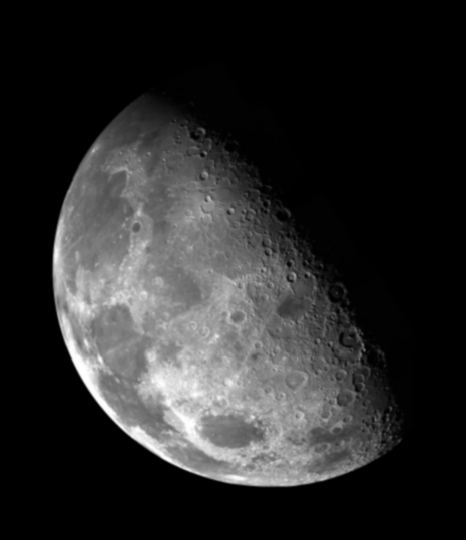
#> input picture 图像处理与可视化/Homework/数字图像处理 03/P1/Fig 03.38(a)(blurry_moon).tif, 466 x 540 px
$ python HW03_P1_sharpen.py
#> lines starting #> are read from the running program, lines starting #| are printed output that depends on the picture
#> further down, img is the input picture: PIL image 466x540 L; min 0, max 254, mean 42.7
import numpy as np
from PIL import Image
import matplotlib.pyplot as plt
from scipy.ndimage import convolve

def laplace_sharpening(image_array):
    # 定义 Laplace 核
    laplace_kernel = np.array([[0, 1, 0],
                               [1,-4, 1],
                               [0, 1, 0]], dtype=np.float32)

    # 应用 Laplace 核
    laplace_filtered  = convolve(image_array.astype(float), laplace_kernel, mode='reflect')
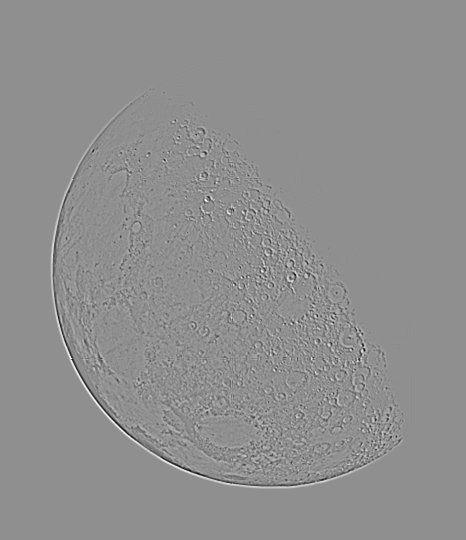
#> laplace_filtered: shape (540, 466) float64; min -106, max 83, mean 0; drawn with min black and max white

    # Laplace 核具有负中心系数, 故原图像应当减去拉伸后的滤波图像得到锐化图像
    sharpened_image = image_array.astype(float) - laplace_filtered
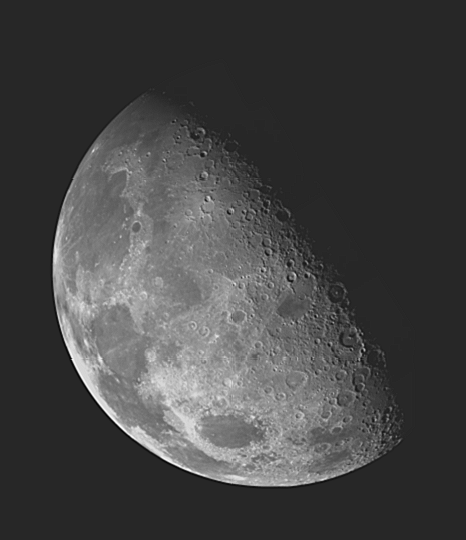
#> sharpened_image: shape (540, 466) float64; min -57, max 314, mean 42.7; drawn with min black and max white

    # 确保像素值在有效范围内
    laplace_filtered= np.clip(laplace_filtered, 0, 255).astype(np.uint8)
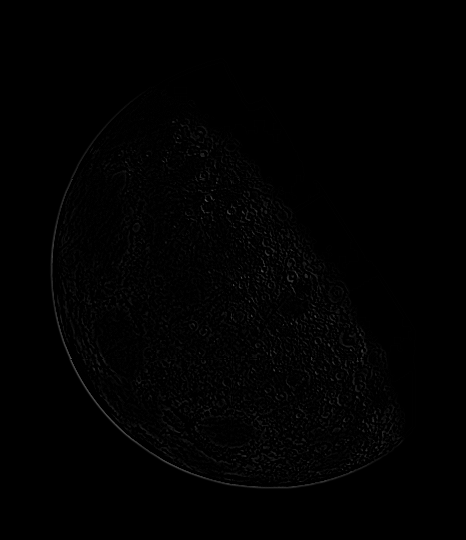
#> laplace_filtered: shape (540, 466); min 0, max 83, mean 1.5
    sharpened_image = np.clip(sharpened_image, 0, 255).astype(np.uint8)

    return laplace_filtered, sharpened_image

if __name__ == "__main__":
    # 读取图像
    image_path = 'Fig 03.38(a)(blurry_moon).tif'
    img = Image.open(image_path).convert('L')  # 转换为灰度图像
    image_array = np.array(img)

    # 应用锐化
    laplace_filtered, sharpened_image = laplace_sharpening(image_array)

    # 显示结果
    plt.figure(figsize=(12, 6))
    plt.subplot(1, 3, 1)
    plt.title('Original Image')
    plt.imshow(image_array, cmap='gray')
    plt.axis('off')

    plt.subplot(1, 3, 2)
    plt.title('Filtered Image')
    plt.imshow(laplace_filtered, cmap='gray')
    plt.axis('off')

    plt.subplot(1, 3, 3)
    plt.title('Sharpened Image')
    plt.imshow(sharpened_image, cmap='gray')
    plt.axis('off')

    plt.show()
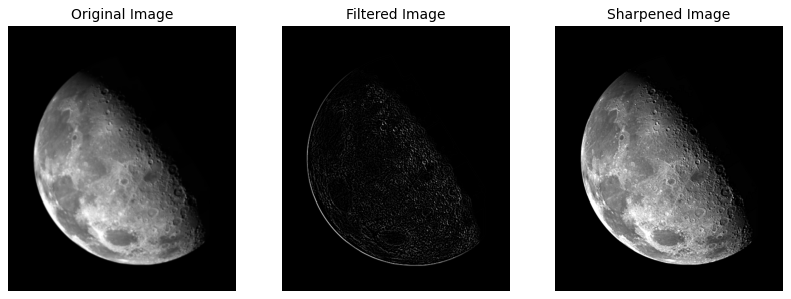
#> figure drawn by matplotlib, 3 panels
